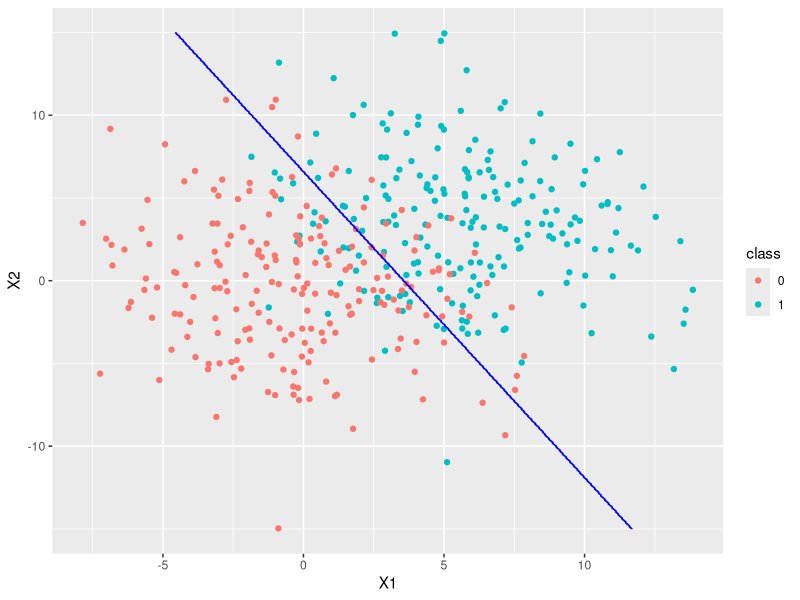
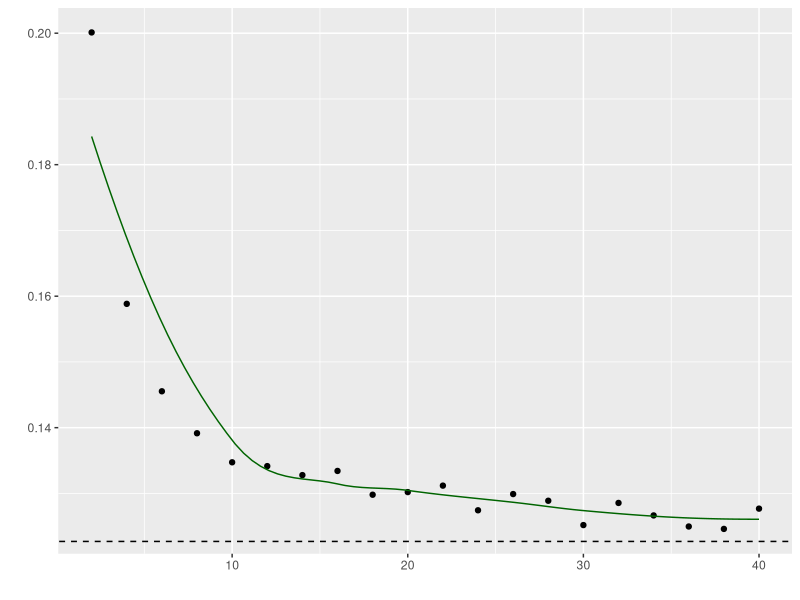

Here is the R script that generated these plots, in order: (Note: a time limit stopped this script after it produced the figures.)
## ---- chunk 1
knitr::opts_chunk$set(echo=F, message=F, eval=T, warning=F)
## ---- chunk 2
library(ggplot2)
library(MASS)
library(tidyverse)
library(cowplot)
## ---- chunk 3
Z <- matrix(rnorm(2*200), ncol = 2) # bivariate Gaussian
y <- rep(c(1, 0), times = c(200, 200)) # class balance
X1 <- 3*Z[,1] + 2*Z[,2] + 6*y # predictors shares common Sigma
X2 <- Z[,1] - 4*Z[,2] + 4*y   # but mean vectors depends on y
## ---- chunk 4
dat = data.frame(X1 = X1, X2 = X2, class = as.factor(y))
g <- ggplot( data = dat, mapping = aes(x = X1, y=X2, colour=class)) + 
  geom_point()

lda_bdry <- function(g, dat) {
  
  # predict class
  lda_fit <- lda(class ~ X1 + X2, data=dat)
  X1 <- dat$X1
  X2 <- dat$X2
  
  # make contour
  x_grid <- seq(floor(min(X1)),ceiling(max(X1)),length.out=500)
  y_grid <- seq(floor(min(X2)),ceiling(max(X2)),length.out=500)

  df <- expand.grid(X1=x_grid, X2=y_grid)
  df['pred'] <- predict(lda_fit, newdata=df)$class
  df[,'pred'] <- as.numeric(df[,'pred'])-1
  
  # plot and return lda_fit
  h <- g + geom_contour(data=df, aes(x=X1, y=X2, z=pred), colour='blue', alpha=0.5, linewidth=0.3)
  print(h)
  return(lda_fit)
}

lda_bdry(g, dat)
## ---- chunk 5
# common parameters
iter_size <- 100
n_true <- 1000
n_false <- 1000
n <- n_true + n_false
## ---- chunk 6
# Baseline
mean_base <- data.frame(matrix(ncol=2, nrow=0))

for (m in seq(1,20)) { # 20 parameters
  error <- c()
  
  # iterations for 1 parameter
  for (i in seq(iter_size)) { 
    
    Z <- matrix(rnorm(2*n), ncol = 2) # two-variate Gaussian
    y <- rep(c(1, 0), times = c(n_true, n_false)) # class balance
    X1 <- 3*Z[,1] + 2*Z[,2] + 6*y # predictors shares common Sigma
    X2 <- Z[,1] - 4*Z[,2] + 4*y   # but mean vectors depends on y
    dat = data.frame(X1 = X1, X2 = X2, class = as.factor(y))
    
    # stratified train test split
    dat <- dat %>% mutate(id=row_number())
    train <- dat %>% group_by(class) %>% sample_frac(0.7)
    test <- anti_join(dat, train, by='id')

    # LDA
    l <- lda(class ~ X1 + X2, data=train)
    pred.class <- predict(l, newdata=test[,1:2])$class
    true.class <- test$class
    t <- table(pred.class, true.class)
    error <- append(error, 1-sum( diag(t) ) / sum(t) )
  }
  
  mean_base <- rbind(mean_base, c(m, mean(error)))
}
mean_base <- mean(mean_base[,2])
mean_base

## ---- chunk 7
# Misspecification (i) Heavy tail
mean_rt <- data.frame(matrix(ncol=2, nrow=0))

for (m in seq(1,20)) { # 20 parameters
  error <- c()
  
  # iterations for 1 parameter
  for (i in seq(iter_size)) { 
    
    Z <- matrix(rt(2*n, df=2*m), ncol=2) # t-distribution with even numbers of dof
    y <- rep(c(1, 0), times = c(n_true, n_false)) # class balance
    X1 <- 3*Z[,1] + 2*Z[,2] + 6*y # predictors shares common Sigma
    X2 <- Z[,1] - 4*Z[,2] + 4*y   # but mean vectors depends on y
    dat = data.frame(X1 = X1, X2 = X2, class = as.factor(y))
    
    # stratified train test split
    dat <- dat %>% mutate(id=row_number())
    train <- dat %>% group_by(class) %>% sample_frac(0.7)
    test <- anti_join(dat, train, by='id')
    
    # LDA
    l <- lda(class ~ X1 + X2, data=train)
    pred.class <- predict(l, newdata=test[,1:2])$class
    true.class <- test$class
    t <- table(pred.class, true.class)
    error <- append(error, 1-sum( diag(t) ) / sum(t) )
  }
  
  mean_rt <- rbind(mean_rt, c(2*m, mean(error)))
}

nm <- c('dof','error_rate')
colnames(mean_rt) <- nm
f_rt <- ggplot(data=mean_rt, mapping=aes(x=dof, y=error_rate)) +
  geom_point() + geom_smooth(se = FALSE, colour='darkgreen', linewidth=0.5) +
  geom_abline(intercept=mean_base, slope=0, lty='dashed') +
  xlab('Degree of Freedom of t-distribution') + ylab('error rate')
f_rt
## ---- chunk 8
# Misspecification (ii) imbalance sampling
mean_ib <- data.frame(matrix(ncol=2, nrow=0))
  
for (m in seq(1,99)) { # 99 parameters, each represents an increment of 1%
  error <- c()
  
  # iterations for 1 parameter
  for (i in seq(iter_size)) { 
    
    Z <- matrix(rnorm(2*n), ncol = 2) # two-variate Gaussian
    y <- rep(c(1, 0), times = c(n_true, n_false)) # class balance
    X1 <- 3*Z[,1] + 2*Z[,2] + 6*y # predictors shares common Sigma
    X2 <- Z[,1] - 4*Z[,2] + 4*y   # but mean vectors depends on y
    dat = data.frame(X1 = X1, X2 = X2, class = as.factor(y))
    
    # stratified train test split
    dat <- dat %>% mutate(id=row_number())
    train <- dat %>% group_by(class) %>% sample_frac(0.7)
    test <- anti_join(dat, train, by='id')

    # mis (ii) imbalanced sampling
    train1 <- train[train$class=='1',]
    train0 <- train[train$class=='0',]

    # 1-0 ratio from 0.05-0.95 to 0.95-0.05
    train <- rbind(sample_frac(train1, 1-0.01*m), sample_frac(train0, 0.01*m))
  
    s <- summary(train$class)
    ratio <- s['1']/sum(s)

    # LDA
    l <- lda(class ~ X1 + X2, data=train)
    pred.class <- predict(l, newdata=test[,1:2])$class
    true.class <- test$class
    t <- table(pred.class, true.class)
    error <- append(error, 1-sum( diag(t) ) / sum(t) )
  }
  
  mean_ib <- rbind(mean_ib, c(ratio, mean(error)))
}

nm <- c('one_prop','error_rate')
colnames(mean_ib) <- nm
f_ib <- ggplot(data=mean_ib, mapping=aes(x=one_prop, y=error_rate)) + 
  geom_point() + geom_abline(intercept=mean_base, slope=0, lty='dashed') +
  xlab('Proportion of class 1') + ylab('error rate')
f_ib
## ---- chunk 9
# Misspecification (iii) CLass flip
mean_flip <- data.frame(matrix(ncol=2, nrow=0))

for (m in seq(1,100)) { # 100 parameters, each represents an increment of 1%
  error <- c()
  
  # iteration for 1 parameter
  for (i in seq(iter_size)) { 
    
    Z <- matrix(rnorm(2*n), ncol = 2) # two-variate Gaussian
    y <- rep(c(1, 0), times = c(n_true, n_false)) # class balance
    X1 <- 3*Z[,1] + 2*Z[,2] + 6*y # predictors shares common Sigma
    X2 <- Z[,1] - 4*Z[,2] + 4*y   # but mean vectors depends on y
    dat = data.frame(X1 = X1, X2 = X2, class = as.factor(y))
    
    # stratified train test split
    dat <- dat %>% mutate(id=row_number())
    train <- dat %>% group_by(class) %>% sample_frac(0.7)
    test <- anti_join(dat, train, by='id')

    # mis (iii) poisoning class flip from 1% to 60% on training set
    flip <- sample_frac(train, 0.01*m)
    flip_class <- 2-as.numeric(train[train$id %in% flip$id,]$class)
    train[train$id %in% flip$id,]$class <- as.factor(flip_class)
    
    # LDA
    l <- lda(class ~ X1 + X2, data=train)
    pred.class <- predict(l, newdata=test[,1:2])$class
    true.class <- test$class
    t <- table(pred.class, true.class)
    error <- append(error, 1-sum( diag(t) ) / sum(t) )
  }
  
  mean_flip <- rbind(mean_flip, c(0.01*m, mean(error)))
}

nm <- c('flip_prop','error_rate')
colnames(mean_flip) <- nm
f_cf <- ggplot(data=mean_flip, mapping=aes(x=flip_prop, y=error_rate)) + 
  geom_point() + 
  geom_abline(intercept=mean_base, slope=0, lty='dashed') + 
  geom_abline(intercept=1-mean_base, slope=0, lty='dashed') +
  xlab('Proportion of class flip') + ylab('error rate')
f_cf
